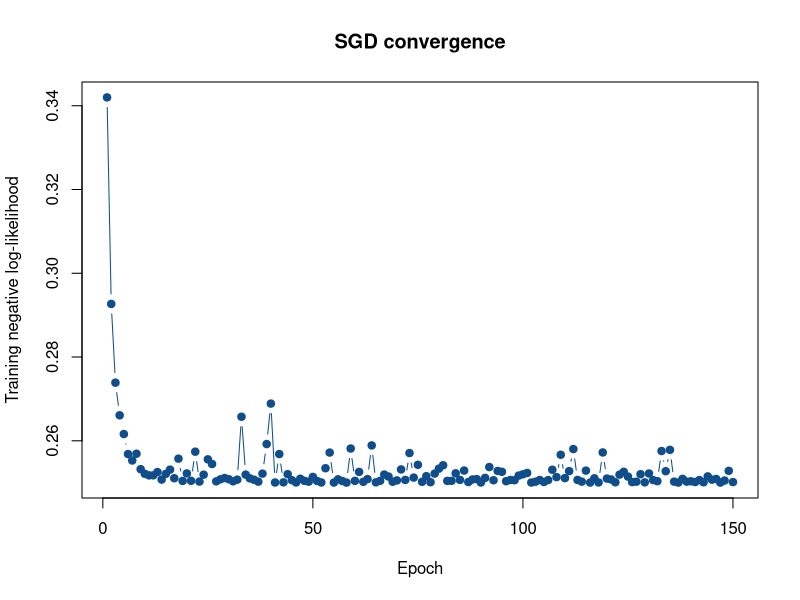
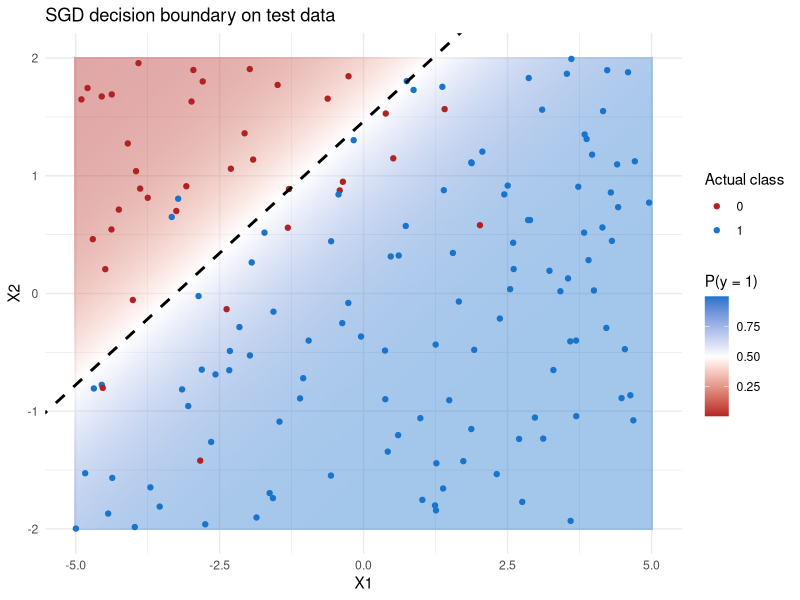

Recreate these plots in R, in order.
## ---- chunk 1
set.seed(89)
n <- 500

features <- data.frame(
  X1 = runif(n, -5, 5),
  X2 = runif(n, -2, 2)
)

linear_component <- 3 + 1 * features$X1 - 2 * features$X2 + rnorm(n, 0, 0.15)
p_true <- 1 / (1 + exp(-linear_component))
y <- rbinom(n, 1, p_true)

data_all <- data.frame(y = y, features)

train_idx <- sample(seq_len(nrow(data_all)), size = 0.7 * nrow(data_all))
train_data <- data_all[train_idx, ]
test_data <- data_all[-train_idx, ]

X_train <- as.matrix(cbind(Intercept = 1, train_data[, c("X1", "X2")]))
X_test <- as.matrix(cbind(Intercept = 1, test_data[, c("X1", "X2")]))
y_train <- train_data$y
y_test <- test_data$y

coef_true <- c(3, 1, -2)
## ---- chunk 2
sigmoid <- function(z) {
  1 / (1 + exp(-z))
}

predict_prob <- function(X, coefficients) {
  sigmoid(drop(X %*% coefficients))
}

neg_log_lik <- function(y_true, yhat_prob, eps = 1e-12) {
  yhat_prob <- pmin(pmax(yhat_prob, eps), 1 - eps)
  -mean(y_true * log(yhat_prob) + (1 - y_true) * log(1 - yhat_prob))
}

brier_score <- function(y_true, yhat_prob) {
  mean((y_true - yhat_prob) ^ 2)
}

accuracy <- function(y_true, yhat_prob, threshold = 0.5) {
  mean(ifelse(yhat_prob >= threshold, 1, 0) == y_true)
}

assess_classifier <- function(y_true, yhat_prob) {
  c(
    nll = neg_log_lik(y_true, yhat_prob),
    brier = brier_score(y_true, yhat_prob),
    accuracy = accuracy(y_true, yhat_prob)
  )
}
## ---- chunk 3
coef_guess <- c(0, 0.5, 1)
guess_train_prob <- predict_prob(X_train, coef_guess)
rbind(
  naive_guess = round(assess_classifier(y_train, guess_train_prob), 4),
  true_coefficients = round(assess_classifier(y_train, predict_prob(X_train, coef_true)), 4)
)
## ---- chunk 4
train_logit_sgd <- function(X, y, l_rate = 0.01, max_epochs = 200, tol = 1e-05,
                            patience = 5, shuffle = TRUE) {
  coefficients <- rep(0, ncol(X))
  history <- vector("list", max_epochs)
  patience_left <- patience
  previous_nll <- Inf

  for (epoch in seq_len(max_epochs)) {
    row_order <- seq_len(nrow(X))
    if (shuffle) {
      row_order <- sample(row_order)
    }

    for (i in row_order) {
      row_vec <- X[i, ]
      yhat_i <- predict_prob(matrix(row_vec, nrow = 1), coefficients)
      gradient <- (yhat_i - y[i]) * row_vec
      coefficients <- coefficients - l_rate * gradient
    }

    train_prob <- predict_prob(X, coefficients)
    epoch_nll <- neg_log_lik(y, train_prob)
    epoch_brier <- brier_score(y, train_prob)
    history[[epoch]] <- data.frame(epoch = epoch, nll = epoch_nll, brier = epoch_brier)

    message(
      paste0(
        "Epoch ", epoch, "/", max_epochs,
        " | NLL = ", round(epoch_nll, 5),
        " | Brier = ", round(epoch_brier, 5)
      )
    )

    if (abs(previous_nll - epoch_nll) < tol) {
      patience_left <- patience_left - 1
    } else {
      patience_left <- patience
    }

    if (patience_left == 0) {
      message("Stopping early because the loss has stabilised.")
      break
    }

    previous_nll <- epoch_nll
  }

  list(coefficients = coefficients, history = do.call(rbind, history))
}
## ---- chunk 5
sgd_fit <- train_logit_sgd(X_train, y_train, l_rate = 0.02, max_epochs = 150)
round(sgd_fit$coefficients, 3)
## ---- chunk 6
glm_fit <- glm(y ~ X1 + X2, data = train_data, family = binomial())

rbind(
  true = coef_true,
  sgd = round(sgd_fit$coefficients, 3),
  glm = round(coef(glm_fit), 3)
)
## ---- chunk 7
plot(
  sgd_fit$history$epoch,
  sgd_fit$history$nll,
  type = "b",
  pch = 19,
  col = "dodgerblue4",
  xlab = "Epoch",
  ylab = "Training negative log-likelihood",
  main = "SGD convergence"
)
## ---- chunk 8
sgd_test_prob <- predict_prob(X_test, sgd_fit$coefficients)
glm_test_prob <- predict(glm_fit, newdata = test_data, type = "response")
baseline_prob <- rep(mean(y_train), length(y_test))

round(
  rbind(
    baseline = assess_classifier(y_test, baseline_prob),
    sgd = assess_classifier(y_test, sgd_test_prob),
    glm = assess_classifier(y_test, glm_test_prob)
  ),
  4
)
## ---- chunk 9
sgd_pred_class <- ifelse(sgd_test_prob >= 0.5, 1, 0)
table(Predicted = sgd_pred_class, Actual = y_test)
## ---- chunk 10
# Build a grid of points across the feature space
grid <- expand.grid(
  X1 = seq(-5, 5, length.out = 200),
  X2 = seq(-2, 2, length.out = 200)
)
grid_mat <- as.matrix(cbind(Intercept = 1, grid))
grid$prob <- predict_prob(grid_mat, sgd_fit$coefficients)

library(ggplot2)

ggplot() +
  geom_tile(data = grid, aes(x = X1, y = X2, fill = prob), alpha = 0.4) +
  scale_fill_gradient2(low = "firebrick", mid = "white", high = "dodgerblue3",
                       midpoint = 0.5, name = "P(y = 1)") +
  geom_point(data = test_data, aes(x = X1, y = X2, colour = factor(y)),
             size = 1.5) +
  scale_colour_manual(values = c("0" = "firebrick", "1" = "dodgerblue3"),
                      name = "Actual class") +
  geom_abline(
    intercept = -sgd_fit$coefficients[1] / sgd_fit$coefficients[3],
    slope = -sgd_fit$coefficients[2] / sgd_fit$coefficients[3],
    linewidth = 1, linetype = "dashed"
  ) +
  labs(title = "SGD decision boundary on test data") +
  theme_minimal()
